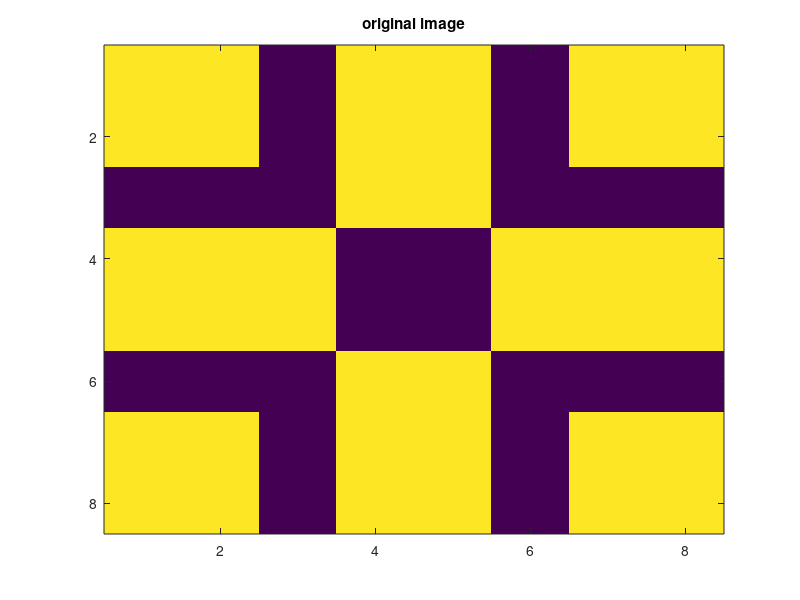

Recreate this plot in MATLAB. (Note: this script raises an error after producing the figure.)
%% Image denoising using an mrf and exact 

%% Generate Data
% input matrix consisting of letter A. The body of letter A is made of 1's
% while the background is made of -1's.
% setSeed(0);
% sigma  = 0.8; % noise level
% data   = loadData('lettera');
% img    = imresize(data.A, [8, 10], 'cubic');
% [M, N] = size(img); 
% img    = double(img);
% m      = mean(img(:));
% img2   = +1*(img>m) + -1*(img<m); % -1 or +1
% figure; imagesc(img2); 
% y      = img2 + sigma*randn(size(img2)); %y = noisy signal
% figure; imagesc(y); 
%% Data
img =[
     1     1    -1     1     1    -1     1     1
     1     1    -1     1     1    -1     1     1
    -1    -1    -1     1     1    -1    -1    -1
     1     1     1    -1    -1     1     1     1
     1     1     1    -1    -1     1     1     1
    -1    -1    -1     1     1    -1    -1    -1
     1     1    -1     1     1    -1     1     1
     1     1    -1     1     1    -1     1     1
     ];
figure; 
imagesc(img); 
title('original image'); 
setSeed(0); 
sigma = 0.5; 
[M, N] = size(img); 
y = img + sigma*randn(M, N); 
figure;
imagesc(y); 
title('noisy copy'); 


%% Create the model 
sigma2    = sigma.^2; % we assume we know this
localCPD  = condGaussCpdCreate( [-1 +1], [sigma2, sigma2]);
J         = 0.5; % coupling strength
edgePot   = exp([J -J; -J J]); 
nodePot   = [0.5 0.5]; 
G         = mkGrid(M, N); 
model     = mrfCreate(G, 'nodePots', nodePot, 'edgePots', edgePot, 'localCPDs', localCPD);
nodeBels  = mrfInferNodes(model, 'localev', y(:)); 

maxMarginals = maxidx(tfMarg2Mat(nodeBels), [], 1) - 1; 
figure; 
imagesc(reshape(maxMarginals, M, N)); 
title('reconstructed image'); 
